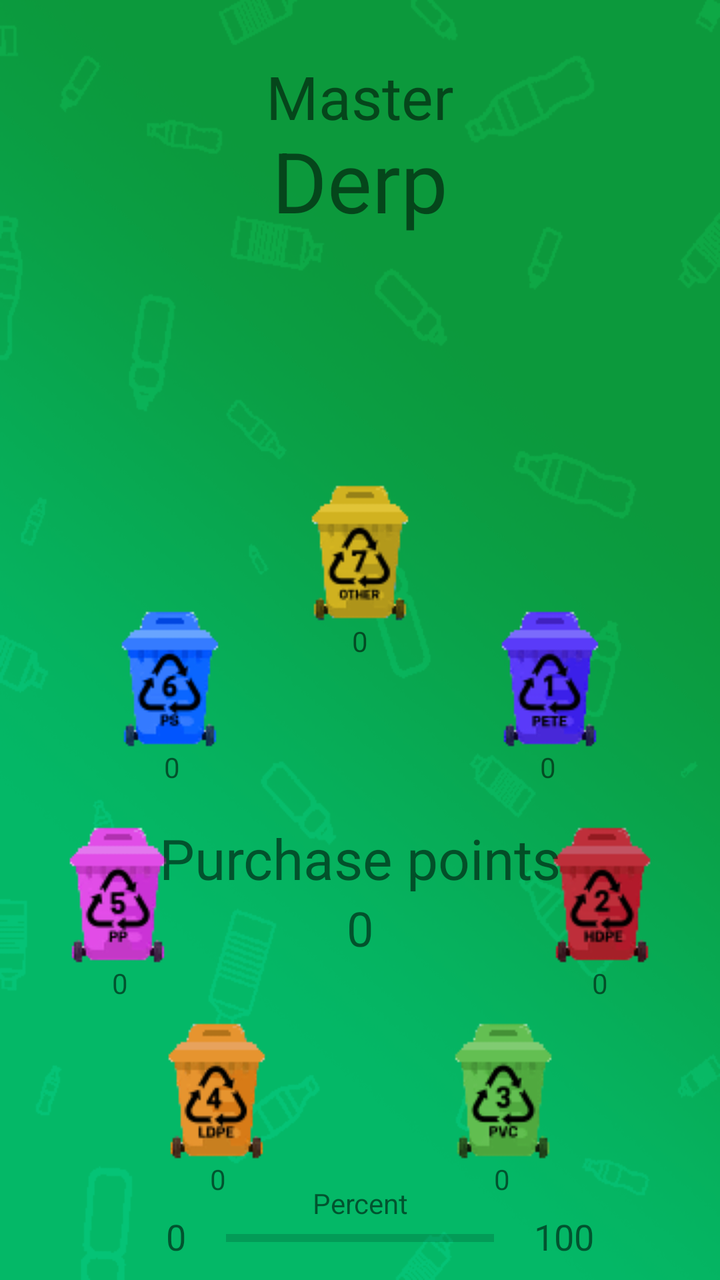
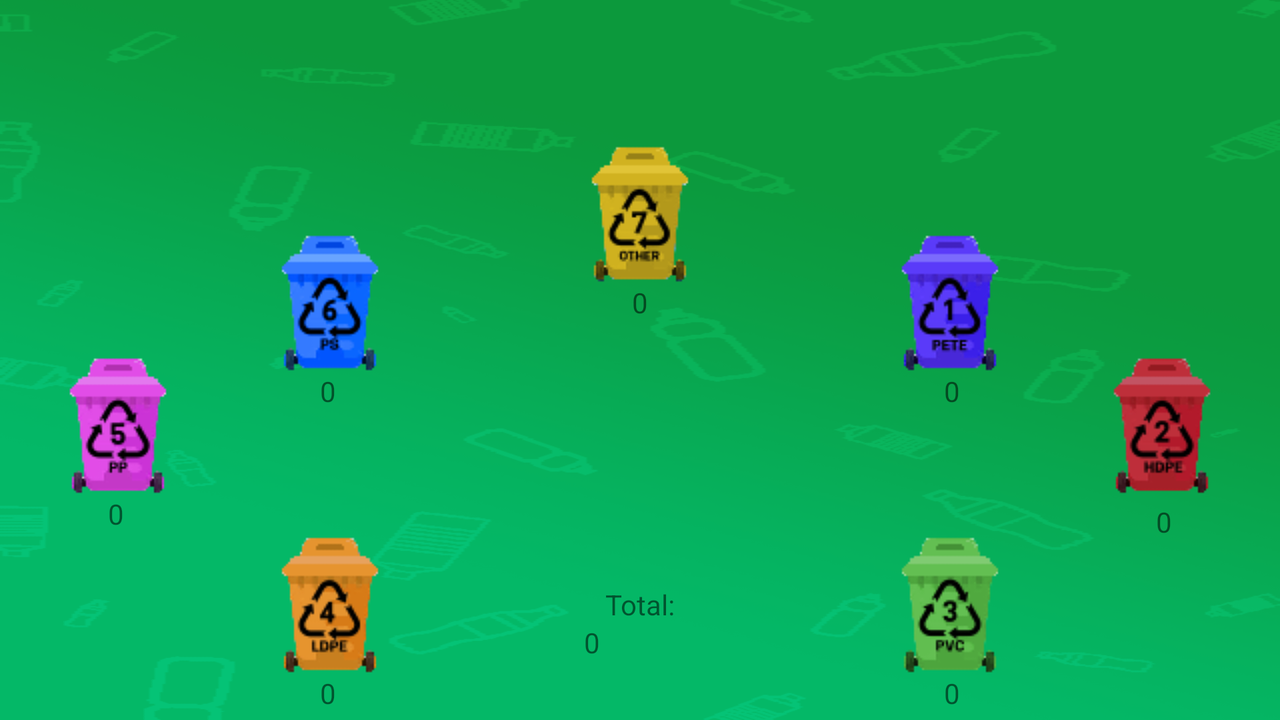

Compare how this app lays out the same screen by default and in its alternative resource folder. The renders come first, then the two layout files and the values they reference.
<!-- AndroidManifest.xml: application theme AppTheme.NoActionBar -->
<!-- res/layout/fragment_profile.xml -->
<?xml version="1.0" encoding="utf-8"?>
<android.support.constraint.ConstraintLayout xmlns:android="http://schemas.android.com/apk/res/android"
    xmlns:app="http://schemas.android.com/apk/res-auto"
    xmlns:tools="http://schemas.android.com/tools"
    android:layout_width="match_parent"
    android:layout_height="match_parent"
    android:background="@drawable/green_bg_light">

    <ImageView

        android:id="@+id/profile_iv_bin1"
        android:layout_width="70dp"

        android:layout_height="0dp"
        android:layout_marginEnd="50dp"
        android:scaleType="fitCenter"
        app:layout_constraintBottom_toTopOf="@+id/guideline5"
        app:layout_constraintDimensionRatio="h,1:1"
        app:layout_constraintEnd_toEndOf="parent"
        app:layout_constraintTop_toTopOf="@+id/guideline5"
        app:layout_constraintVertical_bias="0.503"
        app:srcCompat="@drawable/pete_1s" />

    <ImageView
        android:id="@+id/profile_iv_bin2"
        android:layout_width="70dp"

        android:layout_height="0dp"
        android:layout_marginStart="24dp"
        android:scaleType="fitCenter"
        app:layout_constraintBottom_toTopOf="@+id/guideline4"
        app:layout_constraintDimensionRatio="h,1:1"
        app:layout_constraintStart_toStartOf="parent"
        app:layout_constraintTop_toTopOf="@+id/guideline4"
        app:srcCompat="@drawable/pp_5s" />

    <ImageView
        android:id="@+id/profile_iv_bin3"
        android:layout_width="70dp"
        android:layout_height="70dp"
        android:scaleType="fitCenter"
        app:layout_constraintBottom_toTopOf="@+id/guideline6"
        app:layout_constraintEnd_toEndOf="parent"
        app:layout_constraintHorizontal_bias="0.5"
        app:layout_constraintStart_toEndOf="@+id/profile_iv_bin4"
        app:layout_constraintTop_toTopOf="@+id/guideline6"
        app:srcCompat="@drawable/pvc_3s" />

    <ImageView
        android:id="@+id/profile_iv_bin4"
        android:layout_width="0dp"
        android:layout_height="70dp"
        android:scaleType="fitCenter"
        app:layout_constraintBottom_toTopOf="@+id/guideline6"
        app:layout_constraintDimensionRatio="w,1:1"
        app:layout_constraintEnd_toStartOf="@+id/profile_iv_bin3"
        app:layout_constraintHorizontal_bias="0.5"
        app:layout_constraintStart_toStartOf="parent"
        app:layout_constraintTop_toTopOf="@+id/guideline6"
        app:srcCompat="@drawable/ldpe_4s" />

    

    
    
    
    
    
    
    
    
    
    
    
    


    <ImageView
        android:id="@+id/profile_iv_bin5"
        android:layout_width="70dp"
        android:layout_height="0dp"
        android:layout_marginEnd="24dp"
        android:scaleType="fitCenter"
        app:layout_constraintBottom_toTopOf="@+id/guideline4"
        app:layout_constraintDimensionRatio="h,1:1"
        app:layout_constraintEnd_toEndOf="parent"
        app:layout_constraintTop_toTopOf="@+id/guideline4"
        app:srcCompat="@drawable/hdpe_2s" />

    <ImageView
        android:id="@+id/profile_iv_bin6"
        android:layout_width="70dp"
        android:layout_height="70dp"
        android:layout_marginStart="50dp"
        android:scaleType="fitCenter"
        app:layout_constraintBottom_toTopOf="@+id/guideline5"
        app:layout_constraintStart_toStartOf="parent"
        app:layout_constraintTop_toTopOf="@+id/guideline5"
        app:srcCompat="@drawable/ps_6s" />

    <ImageView
        android:id="@+id/profile_iv_bin7"
        android:layout_width="70dp"

        android:layout_height="0dp"
        android:layout_marginBottom="28dp"
        android:scaleType="fitCenter"
        app:layout_constraintBottom_toTopOf="@+id/guideline5"
        app:layout_constraintDimensionRatio="h,1:1"
        app:layout_constraintEnd_toEndOf="parent"
        app:layout_constraintStart_toStartOf="parent"
        app:srcCompat="@drawable/other_7s" />


    <android.support.constraint.Guideline
        android:id="@+id/guideline4"
        android:layout_width="wrap_content"
        android:layout_height="wrap_content"
        android:layout_marginEnd="360dp"
        android:orientation="horizontal"
        app:layout_constraintEnd_toEndOf="parent"
        app:layout_constraintGuide_end="193dp" />

    <android.support.constraint.Guideline
        android:id="@+id/guideline5"
        android:layout_width="wrap_content"
        android:layout_height="0dp"
        android:orientation="horizontal"
        app:layout_constraintDimensionRatio="h,1:1"
        app:layout_constraintGuide_end="301dp" />

    <android.support.constraint.Guideline
        android:id="@+id/guideline6"
        android:layout_width="wrap_content"
        android:layout_height="wrap_content"
        android:orientation="horizontal"
        app:layout_constraintGuide_end="95dp" />

    <TextView
        android:id="@+id/profile_tv_bin6"

        android:layout_width="wrap_content"
        android:layout_height="wrap_content"
        android:layout_marginStart="82dp"
        android:text="0"
        android:textAlignment="center"
        app:layout_constraintStart_toStartOf="parent"
        app:layout_constraintTop_toBottomOf="@+id/profile_iv_bin6" />

    <TextView
        android:id="@+id/profile_tv_bin3"

        android:layout_width="wrap_content"
        android:layout_height="wrap_content"
        android:layout_marginEnd="105dp"
        android:text="0"
        android:textAlignment="center"
        app:layout_constraintEnd_toEndOf="parent"
        app:layout_constraintTop_toBottomOf="@+id/profile_iv_bin3" />

    <TextView
        android:id="@+id/profile_tv_bin4"

        android:layout_width="wrap_content"
        android:layout_height="wrap_content"
        android:layout_marginStart="105dp"
        android:text="0"
        android:textAlignment="center"
        app:layout_constraintStart_toStartOf="parent"
        app:layout_constraintTop_toBottomOf="@+id/profile_iv_bin4" />

    <TextView
        android:id="@+id/profile_tv_bin5"
        android:layout_width="wrap_content"
        android:layout_height="wrap_content"
        android:layout_marginStart="56dp"
        android:text="0"
        android:textAlignment="center"
        app:layout_constraintStart_toStartOf="parent"
        app:layout_constraintTop_toBottomOf="@+id/profile_iv_bin2" />

    <TextView
        android:id="@+id/profile_tv_bin2"
        android:layout_width="wrap_content"
        android:layout_height="wrap_content"
        android:layout_marginEnd="56dp"
        android:text="0"
        android:textAlignment="center"
        app:layout_constraintEnd_toEndOf="parent"
        app:layout_constraintTop_toBottomOf="@+id/profile_iv_bin5" />

    <TextView
        android:id="@+id/profile_tv_bin1"
        android:layout_width="wrap_content"
        android:layout_height="wrap_content"
        android:layout_marginEnd="82dp"
        android:text="0"
        android:textAlignment="center"
        app:layout_constraintEnd_toEndOf="parent"
        app:layout_constraintTop_toBottomOf="@+id/profile_iv_bin1" />

    <TextView
        android:id="@+id/profile_tv_bin7"
        android:layout_width="wrap_content"
        android:layout_height="wrap_content"
        android:layout_marginEnd="56dp"
        android:layout_marginStart="56dp"
        android:text="0"
        android:textAlignment="center"
        app:layout_constraintEnd_toStartOf="@+id/profile_iv_bin1"
        app:layout_constraintStart_toEndOf="@+id/profile_iv_bin6"
        app:layout_constraintTop_toBottomOf="@+id/profile_iv_bin7" />

    <TextView
        android:id="@+id/profile_tv_total"
        android:layout_width="wrap_content"
        android:layout_height="wrap_content"
        android:layout_marginBottom="65dp"
        android:layout_marginEnd="8dp"
        android:layout_marginStart="8dp"
        android:text="0"
        android:textAlignment="center"
        android:textSize="24sp"
        app:layout_constraintBottom_toTopOf="@+id/guideline6"
        app:layout_constraintEnd_toEndOf="parent"
        app:layout_constraintStart_toStartOf="parent" />

    <TextView
        android:id="@+id/profile_tv_total2"
        android:layout_width="wrap_content"
        android:layout_height="wrap_content"
        android:text="Purchase points"
        android:textSize="28sp"
        app:layout_constraintBottom_toTopOf="@+id/profile_tv_total"
        app:layout_constraintEnd_toEndOf="parent"
        app:layout_constraintStart_toStartOf="parent" />

    <ProgressBar
        android:id="@+id/profile_progressBar_plasticExp"
        style="?android:attr/progressBarStyleHorizontal"
        android:layout_width="134dp"
        android:layout_height="wrap_content"
        android:layout_marginEnd="8dp"
        android:layout_marginStart="8dp"
        android:layout_marginTop="66dp"
        android:max="100"
        android:progress="0"
        android:visibility="visible"
        app:layout_constraintEnd_toEndOf="parent"
        app:layout_constraintStart_toStartOf="parent"
        app:layout_constraintTop_toTopOf="@+id/guideline6" />

    <TextView
        android:id="@+id/profile_tv_currentXP"
        android:layout_width="wrap_content"
        android:layout_height="wrap_content"
        android:layout_marginEnd="20dp"
        android:text="0"
        android:textSize="18sp"
        app:layout_constraintBaseline_toBaselineOf="@+id/profile_tv_expToNextLvl"
        app:layout_constraintEnd_toStartOf="@+id/profile_progressBar_plasticExp" />

    <TextView
        android:id="@+id/profile_tv_expToNextLvl"
        android:layout_width="wrap_content"
        android:layout_height="wrap_content"
        android:layout_marginStart="20dp"
        android:layout_marginTop="61dp"
        android:text="100"
        android:textSize="18sp"
        app:layout_constraintStart_toEndOf="@+id/profile_progressBar_plasticExp"
        app:layout_constraintTop_toTopOf="@+id/guideline6" />

    <TextView
        android:id="@+id/profile_tv_nickname"
        android:layout_width="wrap_content"
        android:layout_height="wrap_content"
        android:layout_marginTop="62dp"
        android:text="Derp"
        android:textSize="42sp"
        app:layout_constraintEnd_toEndOf="parent"
        app:layout_constraintStart_toStartOf="parent"
        app:layout_constraintTop_toTopOf="parent" />

    <TextView
        android:id="@+id/profile_tv_title"
        android:layout_width="wrap_content"
        android:layout_height="wrap_content"
        android:layout_marginTop="28dp"
        android:text="Master"
        android:textSize="30sp"
        app:layout_constraintEnd_toEndOf="parent"
        app:layout_constraintStart_toStartOf="parent"
        app:layout_constraintTop_toTopOf="parent" />

    <TextView
        android:id="@+id/profile_tv_percent"
        android:layout_width="wrap_content"
        android:layout_height="wrap_content"
        android:layout_marginEnd="8dp"
        android:layout_marginStart="8dp"
        android:text="Percent"
        app:layout_constraintBottom_toTopOf="@+id/profile_progressBar_plasticExp"
        app:layout_constraintEnd_toEndOf="@+id/profile_progressBar_plasticExp"
        app:layout_constraintHorizontal_bias="0.507"
        app:layout_constraintStart_toStartOf="@+id/profile_progressBar_plasticExp" />

</android.support.constraint.ConstraintLayout>
<!-- resources referenced by this layout -->
<resources>
  <!-- drawable green_bg_light: png bitmap (drawable, 78860 bytes) -->
  <!-- drawable hdpe_2s: png bitmap (drawable, 7294 bytes) -->
  <!-- drawable ldpe_4s: png bitmap (drawable, 7373 bytes) -->
  <!-- drawable other_7s: png bitmap (drawable, 7171 bytes) -->
  <!-- drawable pete_1s: png bitmap (drawable, 7285 bytes) -->
  <!-- drawable pp_5s: png bitmap (drawable, 7399 bytes) -->
  <!-- drawable ps_6s: png bitmap (drawable, 7108 bytes) -->
  <!-- drawable pvc_3s: png bitmap (drawable, 7121 bytes) -->
  <style name="AppTheme.NoActionBar">
  
          <item name="windowActionBar">false</item>
          <item name="windowNoTitle">true</item>
          <item name="android:statusBarColor">@android:color/transparent</item>
      </style>
</resources>
<!-- res/layout-land/fragment_profile.xml (the repository's variant of the layout above) -->
<!-- drawn on the phone turned sideways -->
<?xml version="1.0" encoding="utf-8"?>
<android.support.constraint.ConstraintLayout xmlns:android="http://schemas.android.com/apk/res/android"
    xmlns:app="http://schemas.android.com/apk/res-auto"
    xmlns:tools="http://schemas.android.com/tools"
    android:layout_width="match_parent"
    android:layout_height="match_parent"
    android:background="@drawable/green_bg_light">

    <ImageView
        android:id="@+id/profile_iv_bin3"
        android:layout_width="70dp"
        android:layout_height="70dp"
        android:layout_marginEnd="130dp"
        app:layout_constraintBottom_toTopOf="@+id/guideline6"
        app:layout_constraintEnd_toEndOf="parent"
        app:layout_constraintTop_toTopOf="@+id/guideline6"
        app:srcCompat="@drawable/pvc_3s" />

    <ImageView
        android:id="@+id/profile_iv_bin4"
        android:layout_width="0dp"
        android:layout_height="70dp"
        android:layout_marginStart="130dp"
        app:layout_constraintBottom_toTopOf="@+id/guideline6"
        app:layout_constraintDimensionRatio="w,1:1"
        app:layout_constraintStart_toStartOf="parent"
        app:layout_constraintTop_toTopOf="@+id/guideline6"
        app:srcCompat="@drawable/ldpe_4s" />

    

    
    
    
    
    
    
    
    
    
    
    
    

    <ImageView
        android:id="@+id/profile_iv_bin1"
        android:layout_width="70dp"
        android:layout_height="0dp"
        android:layout_marginEnd="130dp"
        app:layout_constraintBottom_toTopOf="@+id/guideline5"
        app:layout_constraintDimensionRatio="h,1:1"
        app:layout_constraintEnd_toEndOf="parent"
        app:layout_constraintTop_toTopOf="@+id/guideline5"
        app:layout_constraintVertical_bias="0.503"
        app:srcCompat="@drawable/pete_1s" />

    <ImageView
        android:id="@+id/profile_iv_bin2"
        android:layout_width="70dp"
        android:layout_height="0dp"
        android:layout_marginStart="24dp"
        app:layout_constraintBottom_toTopOf="@+id/guideline4"
        app:layout_constraintDimensionRatio="h,1:1"
        app:layout_constraintStart_toStartOf="parent"
        app:layout_constraintTop_toTopOf="@+id/guideline4"
        app:srcCompat="@drawable/pp_5s" />

    <ImageView
        android:id="@+id/profile_iv_bin5"
        android:layout_width="70dp"
        android:layout_height="0dp"
        android:layout_marginEnd="24dp"
        app:layout_constraintBottom_toTopOf="@+id/guideline4"
        app:layout_constraintDimensionRatio="h,1:1"
        app:layout_constraintEnd_toEndOf="parent"
        app:layout_constraintTop_toTopOf="@+id/guideline4"
        app:srcCompat="@drawable/hdpe_2s" />

    <ImageView
        android:id="@+id/profile_iv_bin7"
        android:layout_width="70dp"
        android:layout_height="0dp"
        app:layout_constraintBottom_toTopOf="@+id/profile_tv_bin7"
        app:layout_constraintDimensionRatio="h,1:1"
        app:layout_constraintEnd_toEndOf="parent"
        app:layout_constraintStart_toStartOf="parent"
        app:srcCompat="@drawable/other_7s" />

    <ImageView
        android:id="@+id/profile_iv_bin6"
        android:layout_width="70dp"
        android:layout_height="70dp"
        android:layout_marginStart="130dp"
        app:layout_constraintBottom_toTopOf="@+id/guideline5"
        app:layout_constraintStart_toStartOf="parent"
        app:layout_constraintTop_toTopOf="@+id/guideline5"
        app:srcCompat="@drawable/ps_6s" />

    <android.support.constraint.Guideline
        android:id="@+id/guideline4"
        android:layout_width="wrap_content"
        android:layout_height="wrap_content"
        android:layout_marginEnd="360dp"
        android:orientation="horizontal"
        app:layout_constraintEnd_toEndOf="parent"
        app:layout_constraintGuide_percent="0.59" />

    <android.support.constraint.Guideline
        android:id="@+id/guideline5"
        android:layout_width="wrap_content"
        android:layout_height="0dp"
        android:orientation="horizontal"
        app:layout_constraintDimensionRatio="h,1:1"
        app:layout_constraintGuide_end="209dp" />

    <android.support.constraint.Guideline
        android:id="@+id/guideline6"
        android:layout_width="wrap_content"
        android:layout_height="wrap_content"
        android:orientation="horizontal"
        app:layout_constraintGuide_end="58dp" />

    <TextView
        android:id="@+id/profile_tv_bin6"
        android:layout_width="wrap_content"
        android:layout_height="wrap_content"
        android:layout_marginStart="160dp"
        android:text="0"
        android:textAlignment="center"
        app:layout_constraintStart_toStartOf="parent"
        app:layout_constraintTop_toBottomOf="@+id/profile_iv_bin6" />

    <TextView
        android:id="@+id/profile_tv_bin3"
        android:layout_width="wrap_content"
        android:layout_height="wrap_content"
        android:layout_marginEnd="160dp"
        android:text="0"
        android:textAlignment="center"
        app:layout_constraintEnd_toEndOf="parent"
        app:layout_constraintTop_toBottomOf="@+id/profile_iv_bin3" />

    <TextView
        android:id="@+id/profile_tv_bin4"
        android:layout_width="wrap_content"
        android:layout_height="wrap_content"
        android:layout_marginStart="160dp"
        android:text="0"
        android:textAlignment="center"
        app:layout_constraintStart_toStartOf="parent"
        app:layout_constraintTop_toBottomOf="@+id/profile_iv_bin4" />

    <TextView
        android:id="@+id/profile_tv_bin5"
        android:layout_width="wrap_content"
        android:layout_height="wrap_content"
        android:layout_marginStart="54dp"
        android:text="0"
        android:textAlignment="center"
        app:layout_constraintStart_toStartOf="parent"
        app:layout_constraintTop_toBottomOf="@+id/profile_iv_bin2" />

    <TextView
        android:id="@+id/profile_tv_bin2"
        android:layout_width="wrap_content"
        android:layout_height="wrap_content"
        android:layout_marginEnd="54dp"
        android:layout_marginTop="4dp"
        android:text="0"
        android:textAlignment="center"
        app:layout_constraintEnd_toEndOf="parent"
        app:layout_constraintTop_toBottomOf="@+id/profile_iv_bin5" />

    <TextView
        android:id="@+id/profile_tv_bin1"
        android:layout_width="wrap_content"
        android:layout_height="wrap_content"
        android:layout_marginEnd="160dp"
        android:text="0"
        android:textAlignment="center"
        app:layout_constraintEnd_toEndOf="parent"
        app:layout_constraintTop_toBottomOf="@+id/profile_iv_bin1" />

    <TextView
        android:id="@+id/profile_tv_bin7"
        android:layout_width="wrap_content"
        android:layout_height="wrap_content"
        android:layout_marginEnd="8dp"
        android:layout_marginStart="8dp"
        android:text="0"
        android:textAlignment="center"
        app:layout_constraintBottom_toTopOf="@+id/guideline5"
        app:layout_constraintEnd_toStartOf="@+id/profile_iv_bin1"
        app:layout_constraintStart_toEndOf="@+id/profile_iv_bin6"
        app:layout_constraintTop_toTopOf="@+id/guideline5" />

    <TextView
        android:id="@+id/profile_tv_total"
        android:layout_width="wrap_content"
        android:layout_height="wrap_content"
        android:layout_marginEnd="92dp"
        android:layout_marginStart="92dp"
        android:text="0"
        android:textAlignment="center"
        app:layout_constraintEnd_toStartOf="@+id/profile_iv_bin3"
        app:layout_constraintHorizontal_bias="0.0"
        app:layout_constraintStart_toEndOf="@+id/profile_iv_bin4"
        app:layout_constraintTop_toBottomOf="@+id/profile_tv_total2" />

    <TextView
        android:id="@+id/profile_tv_total2"
        android:layout_width="wrap_content"
        android:layout_height="wrap_content"
        android:text="Total:"
        app:layout_constraintBottom_toTopOf="@+id/guideline6"
        app:layout_constraintEnd_toEndOf="parent"
        app:layout_constraintStart_toStartOf="parent"
        app:layout_constraintTop_toTopOf="@+id/guideline6" />


</android.support.constraint.ConstraintLayout>
